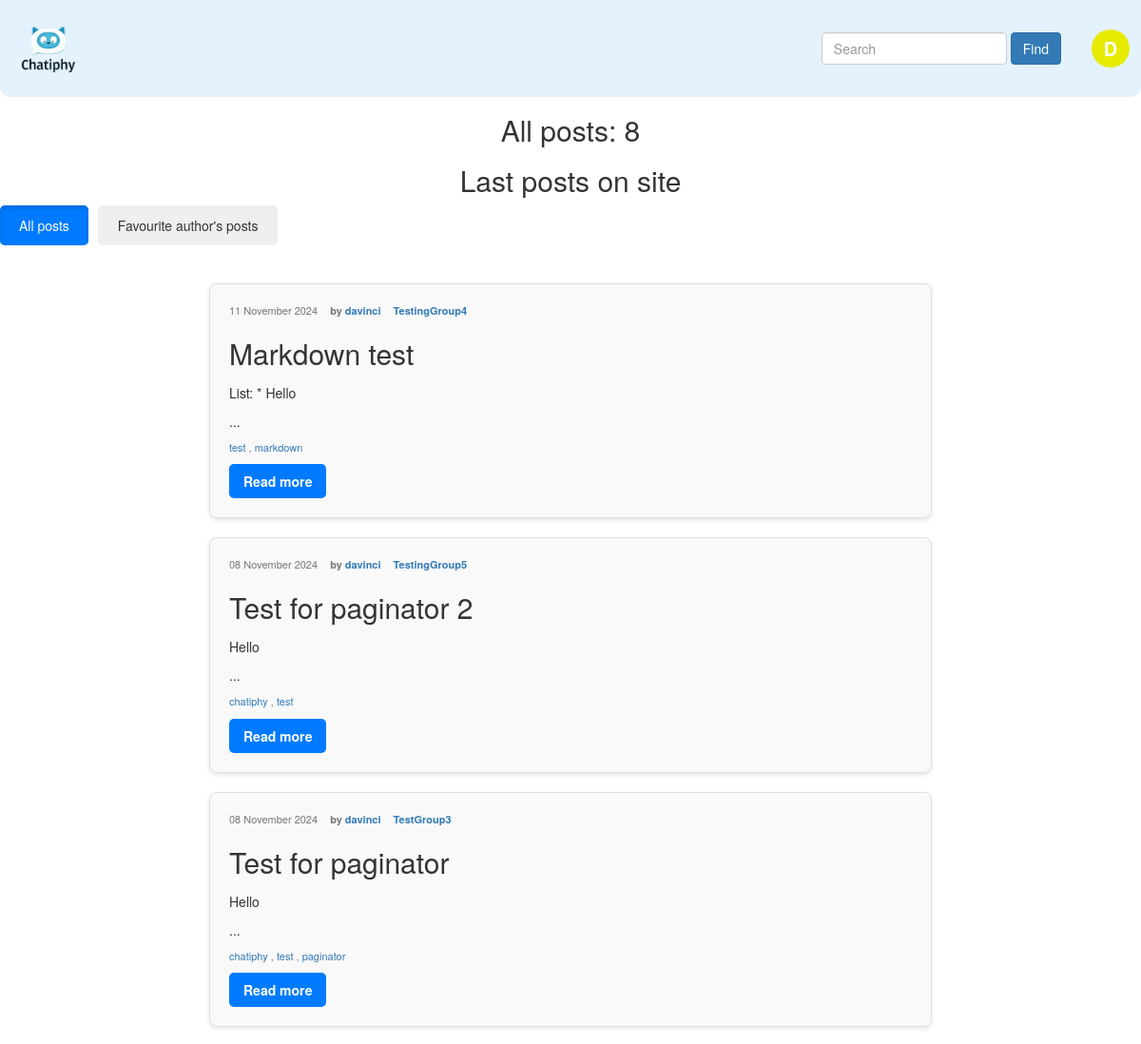
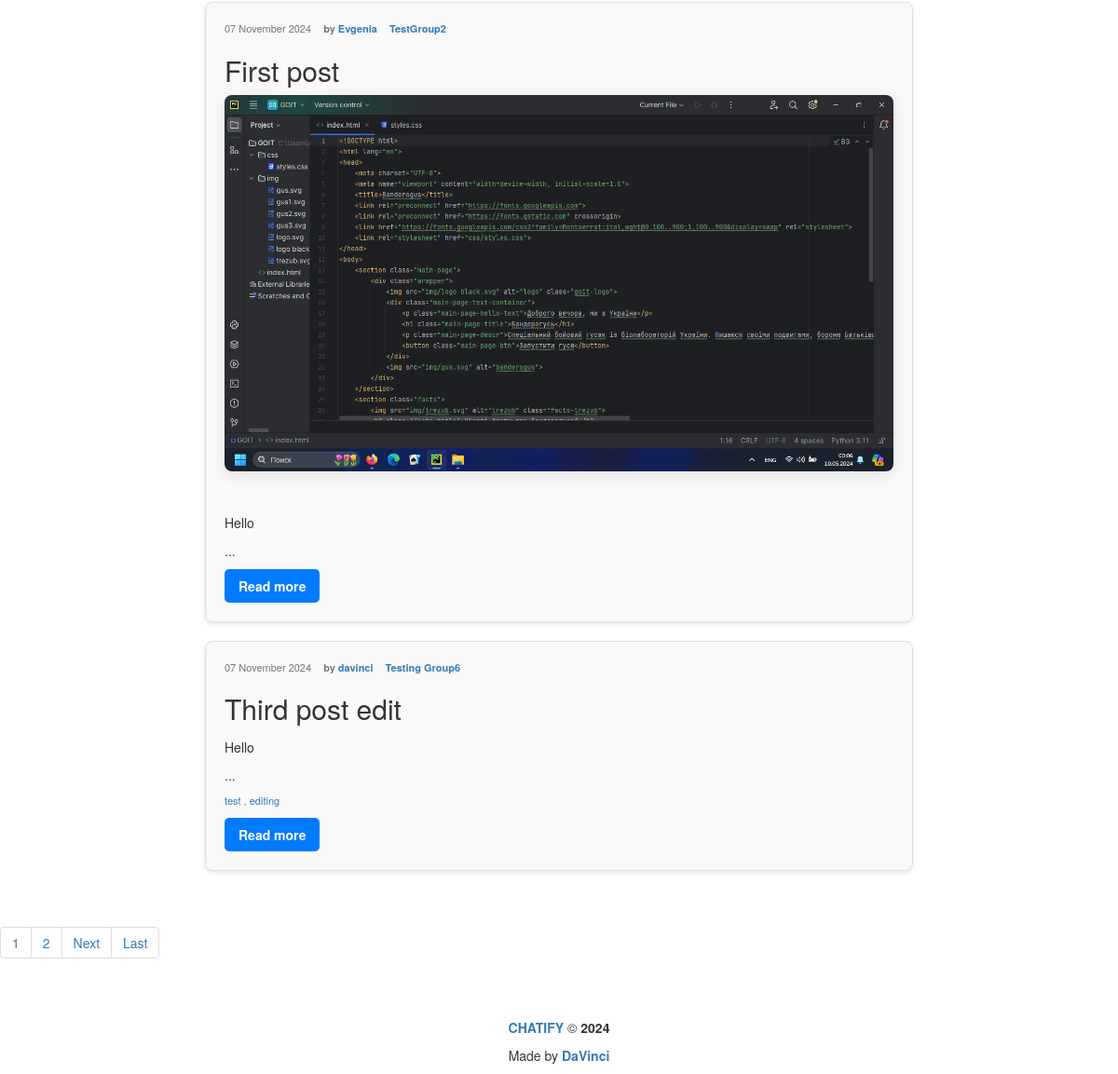
Page / (signed in) on the earlier database version (2 pictures, top to bottom).
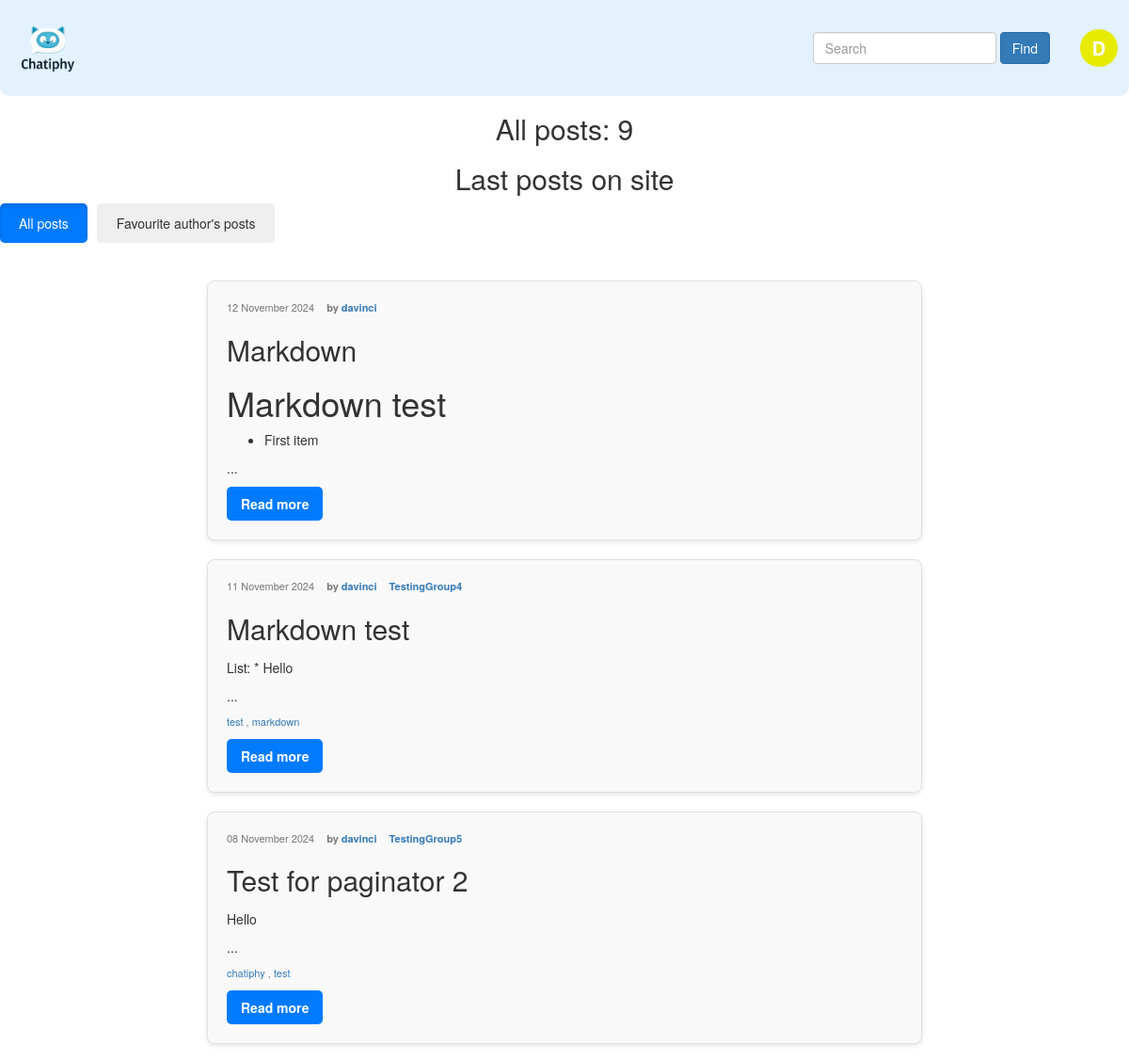
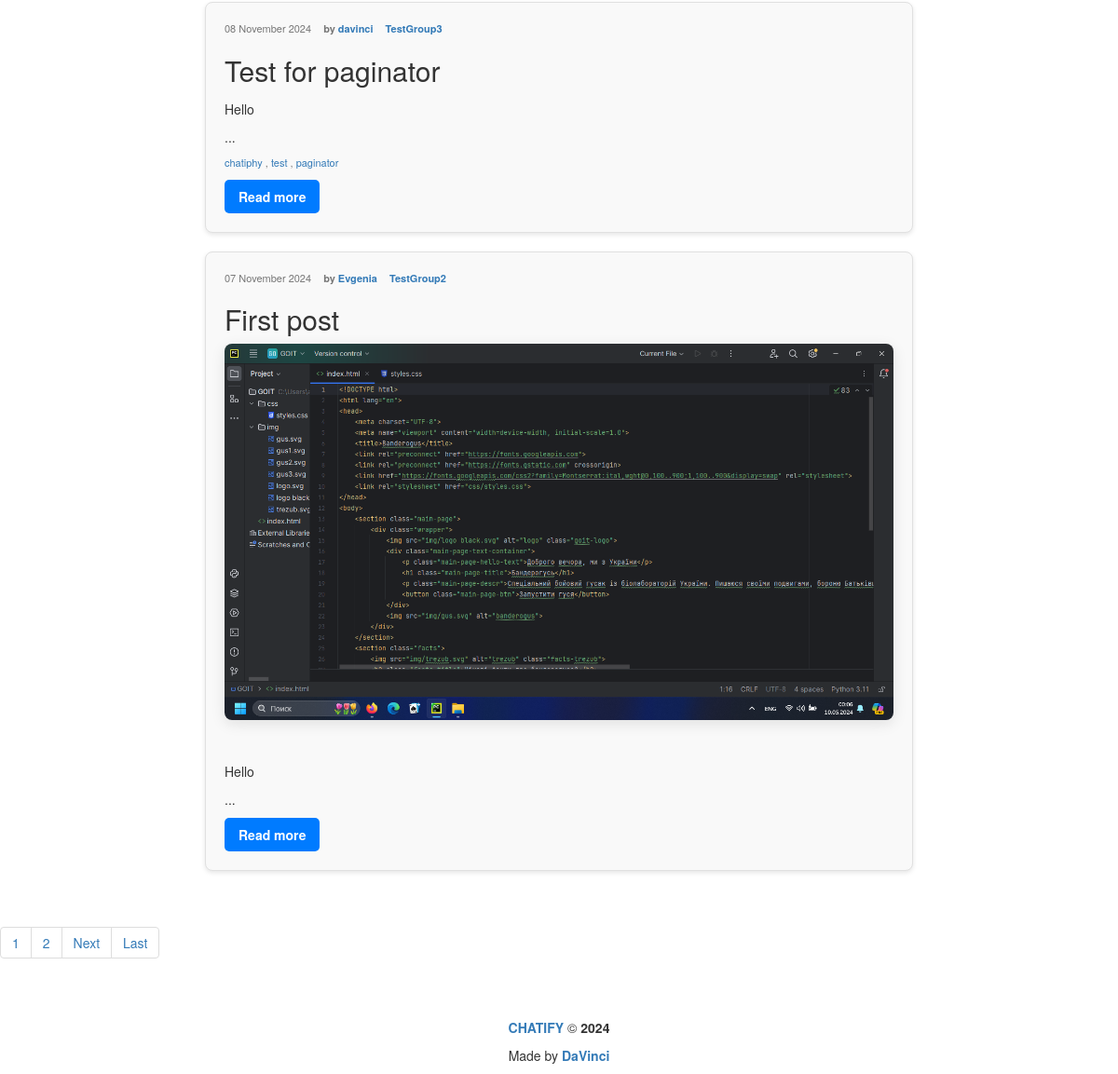
Same page on the later database version (2 pictures, top to bottom).
### post_maker/models.py (models this page shows, shortened)
class Post(models.Model):
    title = models.CharField(
        max_length=250,
        default=''
    )
    text = models.TextField(
        help_text="Enter the text of post"
    )
    slug = models.SlugField(
        max_length=200,
        blank=True
    )
    created = models.DateTimeField(
        auto_now_add=True
    )
    pub_date = models.DateTimeField(
        auto_now_add=True,
    )
    updated = models.DateTimeField(
        auto_now=True
    )
    author = models.ForeignKey(
        User,
        on_delete=models.CASCADE,
        verbose_name="Author",
        related_name="posts"
    )
    group = models.ForeignKey(
        Group,
        on_delete=models.SET_NULL,
        related_name="posts",
        blank=True,
        null=True,
        verbose_name="Group",
        help_text="Choose the group"
    )
    image = models.ImageField(
        "Post Image",
        upload_to="post_maker/img",
        blank=True
    )
    tag = TaggableManager()
    class Meta:
        ordering = ('-pub_date',)
        indexes = [
            models.Index(fields=['-pub_date'])
        ]
        verbose_name = "Post"
        verbose_name_plural = "Posts"
    def get_absolute_url(self):
        return reverse("post_maker:post_detail", args=[self.pk, self.slug])

class Group(models.Model):
    title = models.CharField(max_length=200, default="")
    slug = models.SlugField(max_length=200, unique=True, blank=True)
    description = models.TextField(default="")
    def __str__(self):
        return self.title

### post_maker/views.py (the view)
# urls.py: path("", views.index, name="index"),
@login_required
def index(request, tag_slug=None):
    filter_option = request.GET.get("filter", "all")
    keyword = request.GET.get("q", None)
    tag = None
    if filter_option == "followed":
        followed_authors = Subscription.objects.filter(subscriber=request.user).values_list("sub_author", flat=True)
        posts = Post.objects.filter(author__in=followed_authors)
        show_followed = True
    elif filter_option == "all":
        posts = Post.objects.all().order_by("-pub_date")
        show_followed = False
    if tag_slug:
        tag = get_object_or_404(Tag, slug=tag_slug)
        posts = posts.filter(tag__in=[tag])
    if keyword:
        posts = Post.objects.filter(text__contains=keyword).select_related("author").order_by("-pub_date")
    template = "post_maker/index.html"
    page_obj = paginator(request, posts, 5)
    context = {
        "page_obj": page_obj,
        "show_followed":show_followed,
        "tag":tag
    }
    return render(request, template, context)

### core/context_processors/year.py (called while the page is built)
def year(request):
    year = datetime.now().year
    return {
        "year":year,
    }

### post_maker/templatetags/post_tags.py (called while the page is built)
@register.simple_tag
def total_posts():
    return Post.objects.count()

@register.filter(name='markdown')
def markdown_format(text):
    return mark_safe(markdown.markdown(text))

### post_maker/views.py (called while the page is built)
@login_required
def paginator(request, posts, pages):
    paginator_obj = Paginator(posts, pages)
    page_number = request.GET.get('page')
    return paginator_obj.get_page(page_number)

### templates/post_maker/index.html (shortened to what this page needs)
{% extends "base.html" %}
{% load post_tags %}
{% block header %}
    <h2 class="block-header">All posts: {% total_posts %}</h2>
    {% if tag %}
        <h2 class="block-header">Posts tagged with {{ tag.name }}</h2>
    {% else %}
        <h2 class="block-header">Last posts on site</h2>
    {% endif %}
{% endblock %}
{% block content %}
    {% include "post_maker/includes/switcher_follow.html" %}
    {% include "post_maker/includes/post_list.html" %}
    <br>
    {% include 'post_maker/includes/paginator.html' %}
    <br>
{% endblock %}

### templates/post_maker/includes/post_list.html
{% load post_tags %}
<div class="post-list">
    {% for post in page_obj %}
        <div class="post-list-item">
            <div class="post-list-meta">
                <span class="post-list-date">{{post.pub_date|date:"d E Y"}}</span>
                <span class="post-list-author">by <a href="{% url 'post_maker:profile' post.author %}">{{ post.author }}</a></span>
                {% if post.group %}
                    <span class="post-list-group"><a href="{% url 'post_maker:group_page' post.group.slug %}">{{ post.group }}</a></span>
                {% endif %}
            </div>
            {% if post.title %}
                <h2 class="post-list-title">{{ post.title }}</h2>
            {% endif %}
            {% if post.image %}
                <div class="post-image">
                    <img src="{{ post.image.url }}" alt="{{ post.title }}">
                </div>
            {% endif %}
            <p class="post-excerpt">{{ post.text|markdown|truncatewords_html:30 }}...</p>
            <div class="post-list-meta">
                {% for tag in post.tag.all %}
                {% if request.resolver_match.view_name == "post_maker:index" or request.resolver_match.view_name == "post_maker:index_by_tag" %}
                    <a class="post-list-tags" href="{% url 'post_maker:index_by_tag' tag.slug %}">{{ tag.name }}</a>
                {% elif request.resolver_match.view_name == "post_maker:group_page" or request.resolver_match.view_name == "post_maker:group_page_by_tag" %}
                    <a class="post-list-tags" href="{% url 'post_maker:group_page_by_tag' post.group.slug tag.slug %}">{{ tag.name }}</a>
                {% elif request.resolver_match.view_name == "post_maker:profile" or request.resolver_match.view_name == "post_maker:profile_by_tag" %}
                    <a class="post-list-tags" href="{% url 'post_maker:profile_by_tag' post.author tag.slug %}">{{ tag.name }}</a>
                {% endif %}
                {% if not forloop.last %}, {% endif %}
                {% endfor %}
            </div>
            <a href="{{ post.get_absolute_url }}" class="read-more">Read more</a>
        </div>
    {% endfor %}
</div>

Differences in the rows shown:
no longer on this page (row unchanged): Post: pub_date "07 November 2024", author "davinci", group "Testing Group6", title "Third post edit", text "Hello", Tag (name "test")
no longer on this page (row unchanged): Tag: name "editing", shown under "07 November 2024"
added Post: pub_date "12 November 2024", author "davinci", title "Markdown", text "Markdown test First item"
Other differences:
text no longer shown: "8"
text now shown: "9"
